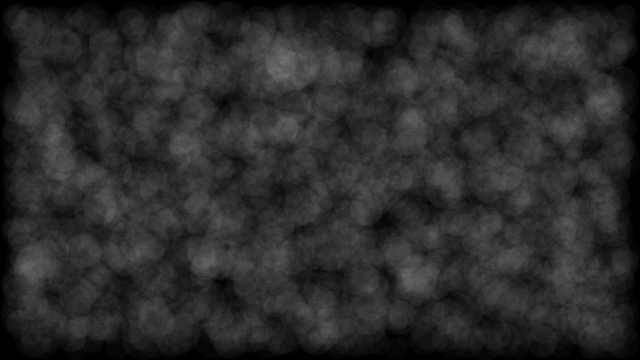
Frame 1 (no input)
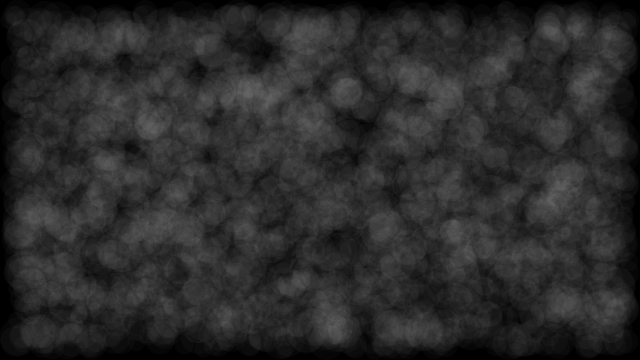
Frame 60 (no input)
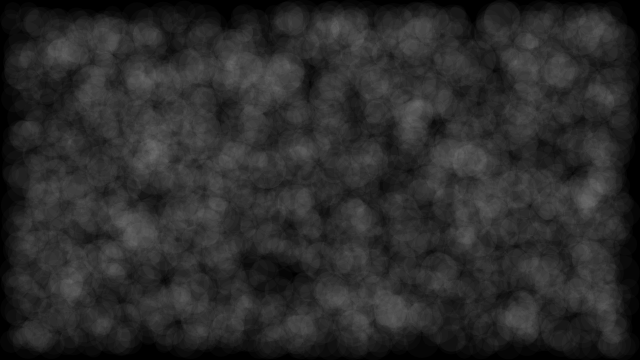
Frame 120 (the mouse pressed at the canvas centre since frame 60)

The p5.js sketch that drew these frames (run headless with seeded random() and noise() and a simulated clock; from frame 60 on, the mouse is pressed at the canvas centre):

// p5.js sketch
// ── sketch.js
let bubble = [];


  function setup(){
    createCanvas(640, 360);
    for(let i = 0; i < 3000; i++){
      bubble[i] = new Bubble(random(8, 20));
    }
  }

  function draw(){
    background(0);
    for(let i = 0; i < bubble.length; i++){
      bubble[i].move();
      bubble[i].show();
      bubble[i].bounce();
    }
    print(frameRate());
  }


class Bubble{
  constructor(EachRadius){
    this.radius = EachRadius;
    this.x = random(this.radius, width-this.radius);
    this.y = random(this.radius, height-this.radius);
    this.speedX = random(-1, 1);
    this.speedY = random(-1, 1);
  }

  move(){
      this.x = this.x + this.speedX;
      this.y = this.y + this.speedY;
  }
  show(){
    stroke(255);
      //strokeWeight(0);
      // noFill();
      // stroke(255,0,190);
      noStroke();
      fill(255, 6);
      ellipse(this.x, this.y, this.radius*2, this.radius*2);
  }

  bounce(){
    if(this.x > width - this.radius || this.x < this.radius){
      this.speedX = this.speedX * -1;
    }
    if(this.y > height - this.radius || this.y < this.radius){
      this.speedY = this.speedY * -1;
    }
  }
}
